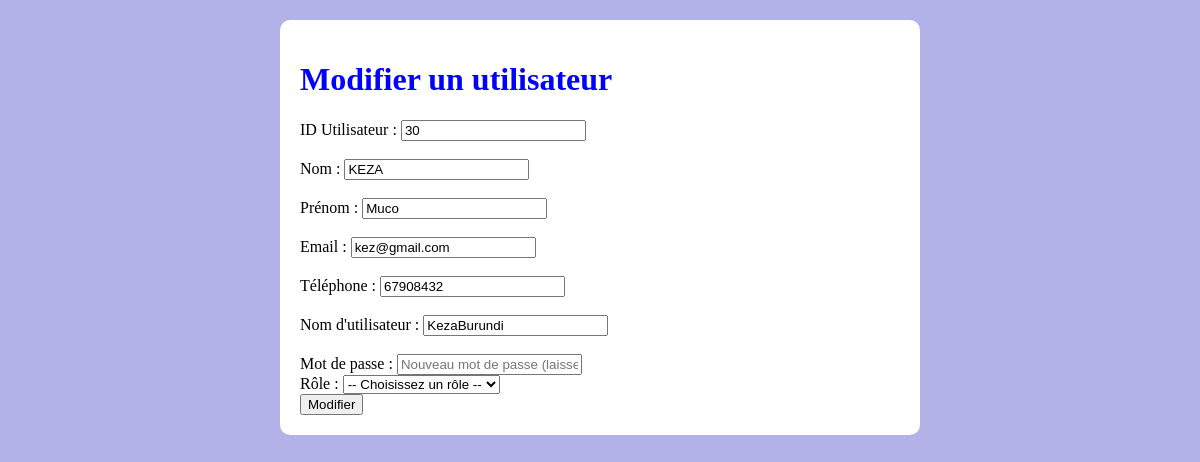
The page /modifie_utilisateur.php?mod=30 (signed in) on the database its author committed.
### tables this page shows
CREATE TABLE `utilisateurs` (
  `id_utilisateur` int(11) NOT NULL,
  `nom` varchar(255) NOT NULL,
  `prenom` varchar(255) NOT NULL,
  `telephone` varchar(20) NOT NULL,
  `email` varchar(255) NOT NULL,
  `username` varchar(50) NOT NULL,
  `password` varchar(255) NOT NULL,
  `role` varchar(50) NOT NULL,
  `created_at` timestamp NOT NULL DEFAULT current_timestamp()
);

### modifie_utilisateur.php (the view, shortened to what this page needs)
<?php
include "connexion.php";
if (isset($_GET['mod'])) {
    $modifie = intval($_GET['mod']);
    $stmt = $conn->prepare("SELECT * FROM utilisateurs WHERE id_utilisateur = :id_utilisateur");
    $stmt->bindParam(':id_utilisateur', $modifie, PDO::PARAM_INT);
    $stmt->execute();
    $modfiee = $stmt->fetch(PDO::FETCH_ASSOC);
} else {
    echo "<script>alert('ID de l\'utilisateur non spécifié.');</script>";
    exit();
}
?>
<!DOCTYPE html>
<html lang="fr">
<head>
    <link rel="stylesheet" href="style/modutili.css">
</head>
<body>
    <form method="POST" action="">
        <h1>Modifier un utilisateur</h1>
        <label>ID Utilisateur :</label>
        <input type="text" value="<?= htmlspecialchars($modfiee['id_utilisateur']) ?>" readonly><br><br>
        <label>Nom :</label>
        <input type="text" name="nom" value="<?= htmlspecialchars($modfiee['nom']) ?>" required><br><br>
        <label>Prénom :</label>
        <input type="text" name="prenom" value="<?= htmlspecialchars($modfiee['prenom']) ?>" required><br><br>
        <label>Email :</label>
        <input type="email" name="email" value="<?= htmlspecialchars($modfiee['email']) ?>" required><br><br>
        <label>Téléphone :</label>
        <input type="number" name="telephone" value="<?= htmlspecialchars($modfiee['telephone']) ?>" required><br><br>
        <label>Nom d'utilisateur :</label>
        <input type="text" name="username" value="<?= htmlspecialchars($modfiee['username']) ?>" required><br><br>
        <label>Mot de passe :</label>
        <input type="password" name="password" placeholder="Nouveau mot de passe (laisser vide pour conserver l'ancien)"><br>
        <label>Rôle :</label>
        <select name="role" required>
            <option value="">-- Choisissez un rôle --</option>
        </select><br>
        <button type="submit" name="Modifier">Modifier</button>
    </form>
</body>
</html>

### style/modutili.css (style rules this page uses)
form { background: #fff; padding: 20px; margin: 20px auto; max-width: 600px; border-radius: 10px; }
body { background-color: rgb(178, 178, 233); }
h1 { color: blue; }

### rows shown on the page
utilisateurs: id_utilisateur "30", nom "KEZA", prenom "Muco", email "kez@gmail.com", telephone "67908432", username "KezaBurundi"
